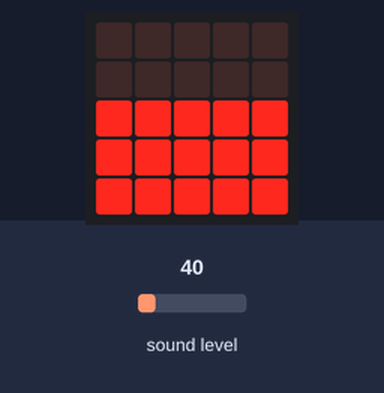
Recording of a program running on a simulated BBC micro:bit (MakeCode). On the bench: the board's 5×5 LED display. Inputs (shaded band) come from the test bench; at power-on: sound level 40.

Above: at 1.2 s.
1.3 s: sound level set to 33
2.8 s: sound level set to 27
At 3.3 s:
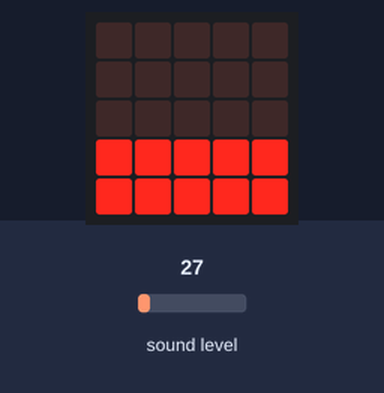
4.4 s: sound level set to 23
5.9 s: sound level set to 18
At 7.1 s:
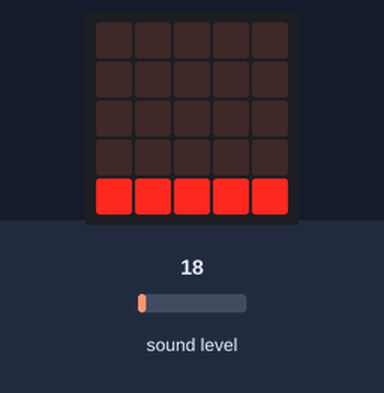
7.8 s: sound level set to 64
At 9.0 s:
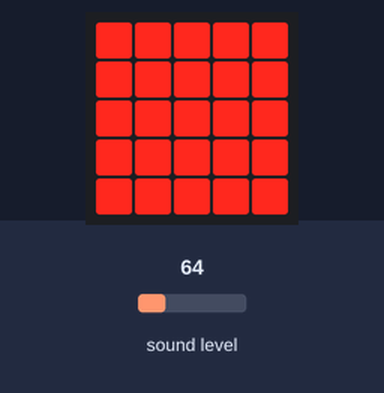
9.4 s: sound level set to 55
10.9 s: sound level set to 48
At 11.5 s:
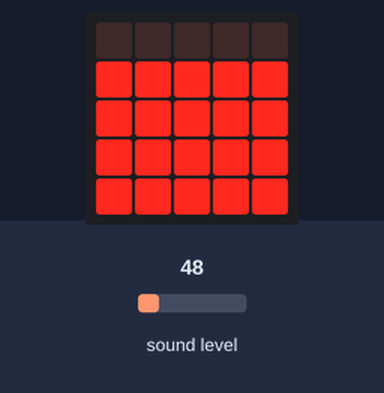
Timing chart, 0 to 13.4 s (numbered marks = the images above; inputs shaded):
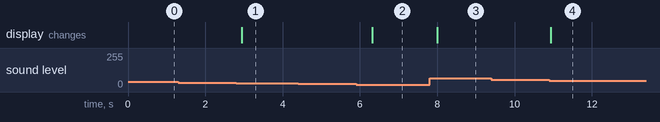

The program:

main.ts
```typescript
basic.forever(function () {
    if (input.soundLevel() > 50) {
        basic.showLeds(`
            # # # # #
            # # # # #
            # # # # #
            # # # # #
            # # # # #
            `)
    } else if (input.soundLevel() > 40) {
        basic.showLeds(`
            . . . . .
            # # # # #
            # # # # #
            # # # # #
            # # # # #
            `)
    } else if (input.soundLevel() > 30) {
        basic.showLeds(`
            . . . . .
            . . . . .
            # # # # #
            # # # # #
            # # # # #
            `)
    } else if (input.soundLevel() > 20) {
        basic.showLeds(`
            . . . . .
            . . . . .
            . . . . .
            # # # # #
            # # # # #
            `)
    } else if (input.soundLevel() > 10) {
        basic.showLeds(`
            . . . . .
            . . . . .
            . . . . .
            . . . . .
            # # # # #
            `)
    } else {
        basic.showLeds(`
            . . . . .
            . . . . .
            . . . . .
            . . . . .
            # # # # #
            `)
    }
})
```

test.ts
```typescript
// aquí va el archivo "tests"; esto no se compilará cuando este paquete se utilice como una extensión.
```

Measured:
- the behaviour switches between 31 and 30 on sound level (found by bisection; images 0 and 1)
- the behaviour switches between 21 and 20 on sound level (found by bisection; images 1 and 2)
- the behaviour switches between 51 and 50 on sound level (found by bisection; images 3 and 4)
- after the input at 1.3 s, every drawn part: stays the same
- after the input at 2.8 s, the display: changes after 0.15 s (image 1)
- after the input at 4.4 s, every drawn part: stays the same
- after the input at 5.9 s, the display: changes after 0.41 s (image 2)
- after the input at 7.8 s, the display: changes after 0.20 s (image 3)
- after the input at 9.4 s, every drawn part: stays the same
- after the input at 10.9 s, the display: changes at once (image 4)
